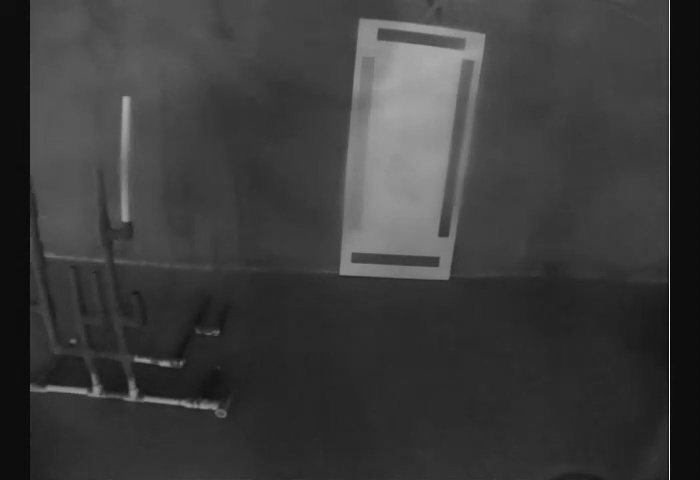
#> input picture photos/gray183.jpg, 700 x 480 px
$ python area.py
#> lines starting #> are read from the running program, lines starting #| are printed output that depends on the picture; long printed decimals are rounded
import matplotlib.pyplot as plt
import math
import numpy as np
from matplotlib import pyplot as plt
import cv2
import imutils

tolerance = .2
perimeter_percentage = .4
resolution = 300
edge_tolerance = 2

def linelen(x):
    return math.sqrt( pow(x[3]-x[1], 2) + pow(x[2]-x[0], 2) )

#x1, y1, x2, y2
def para_project(line1, line2):
    A = line1[0] - line2[0]
    B = line1[1] - line2[1]
    C = line2[2] - line2[0]
    D = line2[3] - line2[1]
    dot = A * C + B * D
    len_sq = C * C + D * D
    param = dot / len_sq
    newx = line2[0] + param * C
    newy = line2[1] + param * D
    deltax = newx - line1[0]
    deltay = newy - line1[1]
    line3 = [line1[0]+deltax, line1[1]+deltay, line1[2]+deltax, line1[3]+deltay]

    bigli = [ [line3[0], line3[1], line2[0], line2[1]], [line3[0], line3[1], line2[2], line2[3]], [line3[2], line3[3], line2[0], line2[1]], [line3[2], line3[3], line2[2], line2[3]], line2, line3 ]
    maxlen = 0
    for trycoords in bigli:
        templen = linelen(trycoords)
        if(templen > maxlen):
            maxlen = templen
            coords = trycoords
    line4 = coords

    if( (linelen(line3) + linelen(line2)) >= linelen(line4) ):
        return True
    return False


def find_slope(x):
    if(x[2] == x[0]):
        return np.nan
    return (x[3]-x[1])/(x[2]-x[0])


def find_parallels(slopes, lines):
    di = {}
    for idx, slope in enumerate(slopes):
        for jdx, pair in enumerate(slopes):
            #if (jdx > idx): #no symmetry
            if not (jdx == idx):
                if( (np.isnan(slope) and np.isnan(pair)) or (abs(slope - pair) <= tolerance) ):  #is parallel
                    if( para_project(lines[idx], lines[jdx]) ):
                        di_li_add(di, idx, jdx)
    return di


def di_li_add(di, i, j):
    if(i in di.keys()):
        if(j not in di[i]):
            di[i].append(j)
    else:
        di[i] = [j]


def find_orthos(keep, slopes, lines):
    stuff = {}
    for line in keep:
        for idx, slope in enumerate(slopes):
            #if(idx > line): #no symmetry
            if(np.isnan(slopes[line])):
                if(slope == 0):

                    for i in keep[line]:
                        if( ortho_project( lines[line], lines[i], lines[idx] ) ):
                            if not(idx in stuff):
                                stuff[idx] = set()
                                stuff[idx].add( frozenset([line, i]) )
                            else:
                                stuff[idx].add( frozenset([line, i]) )

            elif(slopes[line] == 0):
                if(np.isnan(slope)):

                    for i in keep[line]:
                        if( ortho_project( lines[line], lines[i], lines[idx] ) ):
                            if not(idx in stuff):
                                stuff[idx] = set()
                                stuff[idx].add( frozenset([line, i]) )
                            else:
                                stuff[idx].add( frozenset([line, i]) )

            elif( abs(slopes[line] * slope + 1) <= tolerance ):   #orthogonal

                for i in keep[line]:
                    if( ortho_project( lines[line], lines[i], lines[idx] ) ):
                        if not(idx in stuff):
                            stuff[idx] = set()
                            stuff[idx].add( frozenset([line, i]) )
                        else:
                            stuff[idx].add( frozenset([line, i]) )

    return stuff


def ortho_project(para1, para2, orth):
    A = para1[0] - orth[0]
    B = para1[1] - orth[1]
    C = orth[2] - orth[0]
    D = orth[3] - orth[1]
    dot = A * C + B * D
    len_sq = C * C + D * D
    param = dot / len_sq
    newx1 = orth[0] + param * C
    newy1 = orth[1] + param * D

    A = para2[0] - orth[0]
    B = para2[1] - orth[1]
    C = orth[2] - orth[0]
    D = orth[3] - orth[1]
    dot = A * C + B * D
    len_sq = C * C + D * D
    param = dot / len_sq
    newx2 = orth[0] + param * C
    newy2 = orth[1] + param * D

    line3 = [newx1, newy1, newx2, newy2]
    bigli = [ [line3[0], line3[1], orth[0], orth[1]], [line3[0], line3[1], orth[2], orth[3]], [line3[2], line3[3], orth[0], orth[1]], [line3[2], line3[3], orth[2], orth[3]], orth, line3 ]
    maxlen = 0
    for trycoords in bigli:
        templen = linelen(trycoords)
        if(templen > maxlen):
            maxlen = templen
            coords = trycoords
    line4 = coords

    if( (linelen(line3) + linelen(orth)) >= linelen(line4) ):
        return True
    return False


def crop(coords, picture):
    expand = 10
    topx = resolution
    topy = 205
    coords = [max(coords[0]-expand,0), min(coords[1]+expand,topx), max(coords[2]-expand,0), min(coords[3]+expand,topy)]
    crop_picture = picture[coords[2]:coords[3], coords[0]:coords[1]]
    plt.imshow(crop_picture,cmap = 'gray')
    plt.show()

def show_desired_rect(lines, done, picture):
    max_perim = 0
    biggest = []
    max_area = 0
    area_coords = []
    for i,j,k,l in done:
        minx = min( lines[i][0], lines[i][2], lines[j][0], lines[j][2], lines[k][0], lines[k][2], lines[l][0], lines[l][2] )
        maxx = max( lines[i][0], lines[i][2], lines[j][0], lines[j][2], lines[k][0], lines[k][2], lines[l][0], lines[l][2] )
        miny = min( lines[i][1], lines[i][3], lines[j][1], lines[j][3], lines[k][1], lines[k][3], lines[l][1], lines[l][3] )
        maxy = max( lines[i][1], lines[i][3], lines[j][1], lines[j][3], lines[k][1], lines[k][3], lines[l][1], lines[l][3] )
        perimeter = (maxx - minx) * 2 + (maxy - miny) * 2
        tot = linelen(lines[i]) + linelen(lines[j]) + linelen(lines[k]) + linelen(lines[l])

        if((maxx-minx) * (maxy-miny) > max_area and tot / perimeter > perimeter_percentage):
            max_perim = tot / perimeter
            max_area = (maxx-minx) * (maxy-miny)
            area_coords = [minx, maxx, miny, maxy]
            biggest = [i,j,k,l]

    if not(max_area):
        print('No confidence in any rectangles')
        return None

    print('perimeter ratio: ' + str(max_perim))
    #This graphs the final rectangle that will be used for cropping, but before the crop

    plt.imshow(picture,cmap = 'gray')

    l1x = [ lines[biggest[0]][0], lines[biggest[0]][2] ]
    l1y = [ lines[biggest[0]][1], lines[biggest[0]][3] ]
    l2x = [ lines[biggest[1]][0], lines[biggest[1]][2] ]
    l2y = [ lines[biggest[1]][1], lines[biggest[1]][3] ]
    l3x = [ lines[biggest[2]][0], lines[biggest[2]][2] ]
    l3y = [ lines[biggest[2]][1], lines[biggest[2]][3] ]
    l4x = [ lines[biggest[3]][0], lines[biggest[3]][2] ]
    l4y = [ lines[biggest[3]][1], lines[biggest[3]][3] ]
    plt.plot(l1x, l1y, '--')
    plt.plot(l2x, l2y, '--')
    plt.plot(l3x, l3y, '--')
    plt.plot(l4x, l4y, '--')
    plt.show()

    crop(area_coords, picture)

    return area_coords


def show_all_rects(lines, done, picture):
    #count = 0
    plt.imshow(picture, cmap='gray')
    for i,j,k,l in done:
        #if(count == 30):
        #    break
        #count += 1
        l1x = [ lines[i][0], lines[i][2] ]
        l1y = [ lines[i][1], lines[i][3] ]
        l2x = [ lines[j][0], lines[j][2] ]
        l2y = [ lines[j][1], lines[j][3] ]
        l3x = [ lines[k][0], lines[k][2] ]
        l3y = [ lines[k][1], lines[k][3] ]
        l4x = [ lines[l][0], lines[l][2] ]
        l4y = [ lines[l][1], lines[l][3] ]
        plt.plot(l1x, l1y, '--')
        plt.plot(l2x, l2y, '--')
        plt.plot(l3x, l3y, '--')
        plt.plot(l4x, l4y, '--')

    plt.show()


def print_pairs(keep, lines, picture):  #unused helper func
    for key in keep:
        print(key)
        for val in keep[key]:
            plt.imshow(picture, cmap='gray')
            l1x = [ lines[key][0], lines[key][2] ]
            l1y = [ lines[key][1], lines[key][3] ]
            l2x = [ lines[val][0], lines[val][2] ]
            l2y = [ lines[val][1], lines[val][3] ]
            plt.plot(l1x, l1y, '--')
            plt.plot(l2x, l2y, '--')
            plt.show()


def merge_dicts(keep, maybekeep):
    for key in maybekeep:
        for val in maybekeep[key]:
            di_li_add(keep, key, val)


def invert(slope):
    if(np.isnan(slope)):
        return 0
    elif(slope == 0):
        return np.nan
    else:
        return 1 / slope


def operate(lines, picture):
    slopes = np.apply_along_axis( find_slope, 1, lines )
    flag = False
    if(np.isnan(slopes[0])):      #vectorize doesn't work when first element is nan, numpy is broken
        slopes[0] = 1
        flag = True
    inverter = np.vectorize(invert)
    inv_slopes = inverter(slopes)
    if(flag):
        slopes[0] = np.nan
        inv_slopes[0] = 0

    #para: [para1,para2...]
    keep = find_parallels(slopes, lines)
    maybekeep = find_parallels(inv_slopes, lines)   #necessary to get parallels for nan and toleranced to nan
    merge_dicts(keep, maybekeep)

    #print_pairs(keep, lines, picture)

    #ortho: para para
    threes = find_orthos(keep, slopes, lines)

    done = set()
    for ortho in threes:
        if(ortho in keep):  #if ortho has a parallel
            for para1, para2 in threes[ortho]:
                for testortho in keep[ortho]:
                    if( ortho_project(lines[para1], lines[para2], lines[testortho]) and ortho_project(lines[testortho], lines[ortho], lines[para1]) and ortho_project(lines[testortho], lines[ortho], lines[para2]) ):
                        done.add( frozenset([ortho, para1, para2, testortho]) )
    if(done):
        #Super useful helper
        show_all_rects(lines, done, picture)
        coords = show_desired_rect(lines, done, picture)
        return coords
    else:
        print('Oops')
        return None


def get_lines(maybe):
    image = cv2.imread('./photos/gray183.jpg', -1)
#> image is the input picture: shape (480, 700); min 8, max 245, mean 59.6

    #image = cv2.cvtColor(image, cv2.COLOR_BGR2GRAY)    #necessary if using this file manually with a non grayscale image
    if maybe is not None:
        image = maybe

    resized = imutils.resize(image, width=resolution)
    #ratio = image.shape[0] / float(resized.shape[0])
    new_image = resized.copy()
    #print(new_image.shape)

    edges = cv2.Canny(resized, 10, 100, 3, L2gradient=True)
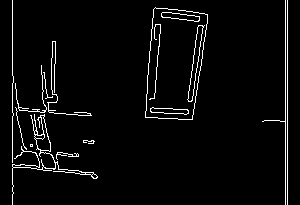
#> edges: shape (205, 300); 3.8% white in thin lines or dots

    #Hough
    #lines = np.squeeze(cv2.HoughLinesP(edges, 1, np.pi/30, 30, minLineLength=25, maxLineGap=5))
    lines = np.squeeze(cv2.HoughLinesP(edges, 1, np.pi/30, 20, minLineLength=25, maxLineGap=5))
#> lines = 26 rows, first 6: [287, 204, 287, 0], [12, 75, 12, 0], [285, 204, 285, 0], [149, 56, 154, 8], [51, 89, 51, 58], [19, 167, 96, 175]

    #this gets rid of lines drawn on the edges of the image
    toremove = []
    for idx, nums in enumerate(lines):
        for jdx, num in enumerate(nums):
            if(jdx & 1): #ys
                if(num < edge_tolerance or num > resized.shape[0]-edge_tolerance):
                    toremove.append(idx)
                    break
            else: #xs
                if(num < edge_tolerance or num > resolution-edge_tolerance):
                    toremove.append(idx)
                    break
#> this loop made 26 passes
#> nums on passes 1 to 12: [287, 204, 287, 0], [12, 75, 12, 0], [285, 204, 285, 0], [149, 56, 154, 8], [51, 89, 51, 58], [19, 167, 96, 175], [153, 98, 159, 41], [44, 72, 48, 111], [36, 166, 93, 172], [164, 113, 193, 113], [54, 94, 54, 64], [155, 7, 192, 11]
#> after the loop, toremove = [0, 1, 2, 20]
    lines = np.delete(lines, (toremove), 0)
#> lines = 22 rows, first 6: [149, 56, 154, 8], [51, 89, 51, 58], [19, 167, 96, 175], [153, 98, 159, 41], [44, 72, 48, 111], [36, 166, 93, 172]

    #this is to show edges + hough lines
    '''for li in lines:
        x1, y1, x2, y2 = li
        cv2.line(new_image,(x1,y1),(x2,y2),(0,255,0),1)

    plt.subplot(131),plt.imshow(image,cmap = 'gray')
    plt.title('Original Image'), plt.xticks([]), plt.yticks([])
    plt.subplot(132),plt.imshow(edges,cmap = 'gray')
    plt.title('Edge Image'), plt.xticks([]), plt.yticks([])
    plt.subplot(133),plt.imshow(new_image,cmap = 'gray')
    plt.title('Hough Image'), plt.xticks([]), plt.yticks([])
    plt.show()
    '''

    return lines, resized


if __name__ == "__main__":
    lines, resized = get_lines(None)
    operate(lines, resized)
#> the loop in find_parallels, `for idx, slope in enumerate(slopes):` made 22 passes
#> slope on passes 1, 2, 3, 4, 6, 7, 8, 9, 11, 12, 13: -9.6, nan, 0.104, -9.5, 0.105, 0, nan, 0.108, -8.33, 0.0968, 0.103
#> slope on passes 5, 10, 14, 15, 16, 17: 9.75, 4.5, -8.25, -11.33, 4.89, 0.0909
#> the loop in find_parallels (call 2), `for idx, slope in enumerate(slopes):` made 22 passes
#> slope on passes 1 to 12: -0.104, 0, 9.62, -0.105, 0.103, 9.5, nan, 0, 9.25, 0.222, -0.12, 10.33
#> the loop in merge_dicts, `for key in maybekeep:` made 18 passes
#> key on passes 8 to 18: 9, 10, 11, 12, 13, 14, 15, 17, 19, 20, 21
#> the loop in find_orthos, `for line in keep:` made 22 passes
#> the loop in operate, `for ortho in threes:` made 17 passes
#> ortho on passes 1, 2, 3, 4, 5, 7, 8, 9, 10, 11, 12, 13: 8, 11, 19, 6, 2, 12, 16, 18, 1, 7, 0, 3
#> in show_all_rects, `plt.show()`:
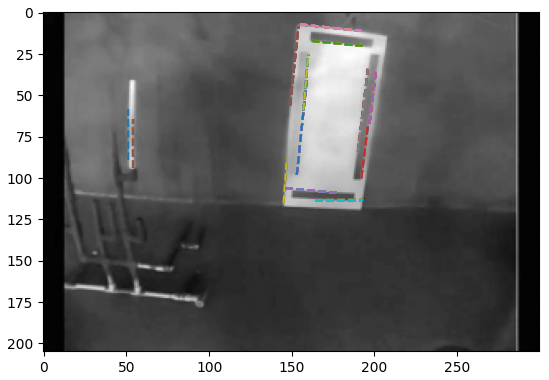
#> figure drawn by matplotlib, 1 panel
#| perimeter ratio: 0.4323
#> in crop, `crop_picture = picture[coords[2]:coords[3], coords[0]:coords[1]]`:
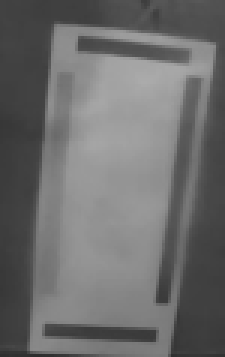
#> crop_picture: shape (119, 75) (shown 3 times larger); min 46, max 171, mean 108.5

$ run again, with photos/gray100.jpg copied over photos/gray183.jpg
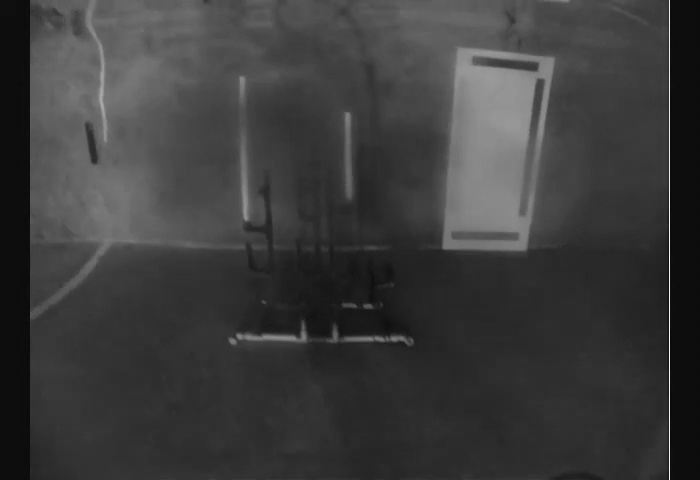
#> input picture photos/gray100.jpg, 700 x 480 px
#> in get_lines, image is the input picture: shape (480, 700); min 9, max 246, mean 60.1
#> in get_lines, `edges = cv2.Canny(resized, 10, 100, 3, L2gradient=True)`:
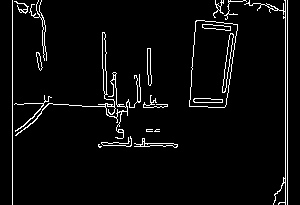
#> edges: shape (205, 300); 4.4% white in thin lines or dots
#> in get_lines, `lines = np.squeeze(cv2.HoughLinesP(edges, 1, np.pi/30, 20, minLineLeng..`: lines = 29 rows, first 6: [12, 204, 12, 0], [285, 204, 285, 0], [287, 204, 287, 0], [98, 104, 134, 104], [82, 106, 134, 106], [150, 74, 150, 48]
#> the loop in get_lines, `for idx, nums in enumerate(lines):` made 29 passes
#> after the loop in get_lines, `for idx, nums in enumerate(lines):`: toremove = [0, 1, 2, 27]
#> in get_lines, `lines = np.delete(lines, (toremove), 0)`: lines = 25 rows, first 6: [98, 104, 134, 104], [82, 106, 134, 106], [150, 74, 150, 48], [225, 68, 230, 23], [142, 143, 173, 143], [224, 92, 229, 66]
#> the loop in find_parallels, `for idx, slope in enumerate(slopes):` made 25 passes
#> slope on passes 6, 8, 11, 12, 13, 14, 15, 16: -5.2, -1.09, nan, nan, 0.0976, nan, -12.33, 10
#> the loop in find_parallels (call 2), `for idx, slope in enumerate(slopes):` made 25 passes
#> slope on passes 1 to 8: nan, nan, 0, -0.111, nan, -0.192, nan, -0.92
#> the loop in merge_dicts, `for key in maybekeep:` made 20 passes
#> key on passes 12 to 19: 13, 14, 15, 17, 18, 19, 21, 22
#> the loop in find_orthos, `for line in keep:` made 24 passes
#> line on passes 7 to 14: 8, 9, 10, 11, 12, 13, 16, 18
#> the loop in operate, `for ortho in threes:` made 21 passes
#> ortho on passes 1, 2, 3, 5, 6, 7, 8, 10: 11, 0, 1, 6, 16, 12, 20, 21
#| perimeter ratio: 0.4063
#> in crop, `crop_picture = picture[coords[2]:coords[3], coords[0]:coords[1]]`:
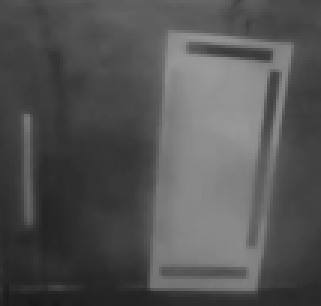
#> crop_picture: shape (102, 107) (shown 3 times larger); min 25, max 154, mean 83.6

$ run again, with photos/gray772.jpg copied over photos/gray183.jpg
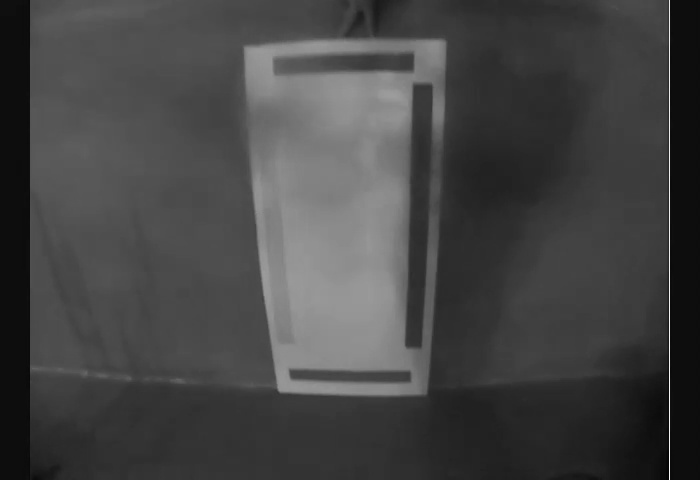
#> input picture photos/gray772.jpg, 700 x 480 px
#> in get_lines, image is the input picture: shape (480, 700); min 2, max 249, mean 68.5
#> in get_lines, `edges = cv2.Canny(resized, 10, 100, 3, L2gradient=True)`:
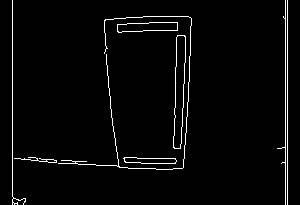
#> edges: shape (205, 300); 2.9% white in thin lines or dots
#> in get_lines, `lines = np.squeeze(cv2.HoughLinesP(edges, 1, np.pi/30, 20, minLineLeng..`: lines = 17 rows, first 6: [287, 204, 287, 0], [12, 204, 12, 0], [285, 204, 285, 0], [104, 165, 141, 168], [107, 71, 113, 131], [114, 132, 118, 165]
#> the loop in get_lines, `for idx, nums in enumerate(lines):` made 17 passes
#> after the loop in get_lines, `for idx, nums in enumerate(lines):`: toremove = [0, 1, 2]
#> in get_lines, `lines = np.delete(lines, (toremove), 0)`: lines = 14 rows, first 6: [104, 165, 141, 168], [107, 71, 113, 131], [114, 132, 118, 165], [141, 163, 174, 163], [175, 107, 175, 67], [143, 16, 188, 16]
#> slopes = [0.0811, 10, 8.25, 0, nan, 0, nan, 0, nan, nan, 0, 0, 0.08, 0]
#> inv_slopes = [12.33, 0.1, 0.121, nan, 0, nan, 0, nan, 0, 0, nan, nan, 12.5, nan]
#> the loop in find_parallels, `for idx, slope in enumerate(slopes):` made 14 passes
#> slope on passes 1, 4, 5, 6, 7, 8, 9, 10: 0.0811, 0, nan, 0, nan, 0, nan, nan
#> the loop in find_parallels (call 2), `for idx, slope in enumerate(slopes):` made 14 passes
#> slope on passes 1 to 8: 12.33, 0.1, 0.121, nan, 0, nan, 0, nan
#> the loop in merge_dicts, `for key in maybekeep:` made 12 passes
#> key on pass 12: 13
#> the loop in find_orthos, `for line in keep:` made 13 passes
#> line on passes 2 to 9: 3, 5, 6, 7, 8, 10, 11, 13
#> the loop in operate, `for ortho in threes:` made 10 passes
#| perimeter ratio: 0.4087
#> in crop, `crop_picture = picture[coords[2]:coords[3], coords[0]:coords[1]]`:
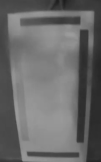
#> crop_picture: shape (162, 101); min 29, max 156, mean 105.7
